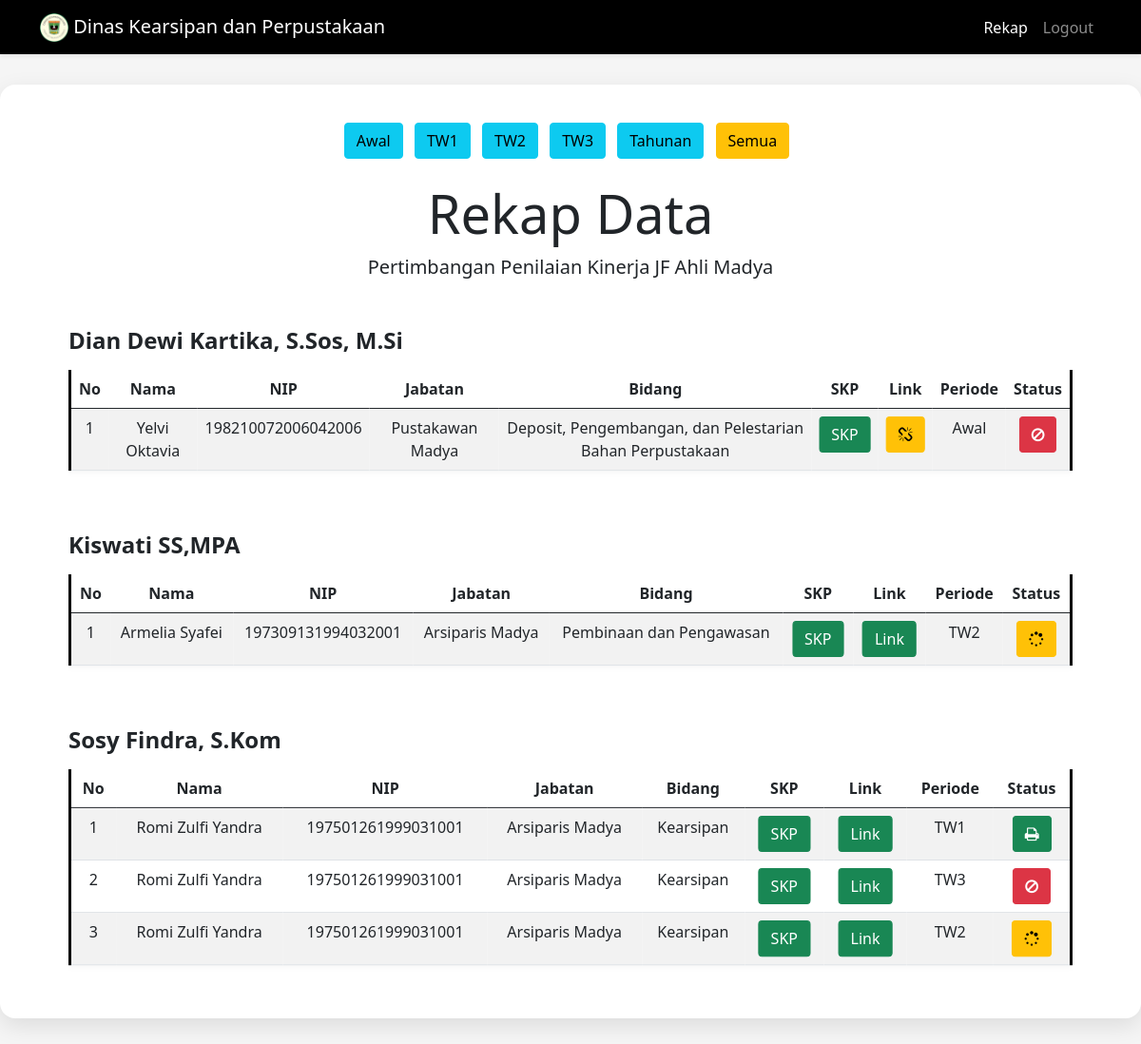
The page /rekap.php (signed in) on the database its author committed.
### tables this page shows
CREATE TABLE `data` (
  `Nomor` int(100) NOT NULL,
  `Nama` varchar(100) NOT NULL,
  `NIP` bigint(100) NOT NULL,
  `Jabatan` varchar(100) NOT NULL,
  `Bidang` varchar(100) NOT NULL,
  `Kabid` varchar(100) NOT NULL,
  `SKP` longblob NOT NULL,
  `Link` varchar(300) NOT NULL,
  `Periode` enum('Awal','TW1','TW2','TW3','Tahunan') NOT NULL,
  `status` enum('pending','disetujui','revisi') DEFAULT NULL,
  `komentar` text NOT NULL,
  `tanggal` datetime DEFAULT current_timestamp()
);

### rekap.php (the view, shortened to what this page needs)
<!DOCTYPE html>
<html lang="en">
<head>
  <link href="https://cdn.jsdelivr.net/npm/bootstrap@5.0.2/dist/css/bootstrap.min.css" rel="stylesheet" />
  <link rel="stylesheet" href="https://stackpath.bootstrapcdn.com/font-awesome/4.7.0/css/font-awesome.min.css">
  <link rel="stylesheet" href="style.css" />
</head>
<body style="background-color: whitesmoke">
  <nav class="navbar navbar-expand-lg navbar-dark shadow-sm" style="background-color: black">
    <div class="container">
      <a class="navbar-brand" href="#"><img src="dap.png" alt="" width="30" height="30" class="d-inline-block align-text-top" /> Dinas Kearsipan dan Perpustakaan</a>
      <div class="collapse navbar-collapse" id="navbarNav">
        <ul class="navbar-nav ms-auto">
          <li class="nav-item"><a class="nav-link active" href="#">Rekap</a></li>
          <li class="nav-item"><a class="nav-link" href="logout.php">Logout</a></li>
        </ul>
      </div>
    </div>
  </nav>
  <section class="jumbotron text-center">
    <div class="card-custom mx-auto" style="max-width: 1500px;">
      <?php
      $periodeAktif = $_GET['periode'] ?? '';
      function isAktif($val) {
        global $periodeAktif;
        return ($periodeAktif == $val) ? 'btn-warning' : 'btn-info';
      }
      ?>
      <div class="mb-4">
        <a class="btn <?php echo isAktif('awal'); ?> me-2" href="?periode=awal">Awal</a>
        <a class="btn <?php echo isAktif('tw1'); ?> me-2" href="?periode=tw1">TW1</a>
        <a class="btn <?php echo isAktif('tw2'); ?> me-2" href="?periode=tw2">TW2</a>
        <a class="btn <?php echo isAktif('tw3'); ?> me-2" href="?periode=tw3">TW3</a>
        <a class="btn <?php echo isAktif('tahunan'); ?> me-2" href="?periode=tahunan">Tahunan</a>
        <a class="btn <?php echo ($periodeAktif == '') ? 'btn-warning' : 'btn-info'; ?> me-2" href="rekap.php">Semua</a>
      </div>
      <h1 class="display-4">Rekap Data</h1>
      <p class="lead">Pertimbangan Penilaian Kinerja JF Ahli Madya</p>
      <div style="padding: 0 2rem;">
        <?php
        include "koneksi.php";
        $periodeFilter = $_GET['periode'] ?? '';
        if ($periodeFilter != '') {
            $query_mysqli = mysqli_query($connect,"SELECT * FROM data WHERE LOWER(Periode) = '$periodeFilter' ORDER BY Kabid") or die(mysqli_error($connect));
        } else {
            $query_mysqli = mysqli_query($connect,"SELECT * FROM data ORDER BY Kabid") or die(mysqli_error($connect));
        }
        $kelompok_kabid = [];
        while ($row = mysqli_fetch_assoc($query_mysqli)) {
            $kelompok_kabid[$row['Kabid']][] = $row;
        }
        foreach ($kelompok_kabid as $kabid => $list_pegawai) {
          echo "<h4 class='mt-5 mb-3 text-start'><b>$kabid</b></h4>";
          echo "<div class='table-responsive'>";
          echo "<table class='table table-hover table-striped'>";
          echo "<thead>
                  <tr class='text-center'>
                    <th>No</th>
                    <th>Nama</th>
                    <th>NIP</th>
                    <th>Jabatan</th>
                    <th>Bidang</th>
                    <th>SKP</th>
                    <th>Link</th>
                    <th>Periode</th>
                    <th>Status</th>
                  </tr>
                </thead>
                <tbody>";
          $Nomor = 1;
          foreach ($list_pegawai as $pegawai) {
            echo "<tr class='text-center'>";
            echo "<td>{$Nomor}</td>";
            echo "<td>{$pegawai['Nama']}</td>";
            echo "<td>{$pegawai['NIP']}</td>";
            echo "<td>{$pegawai['Jabatan']}</td>";
            echo "<td>{$pegawai['Bidang']}</td>";
            echo "<td><a class='btn btn-success' href='skp.php?Nomor={$pegawai['Nomor']}' target='_blank'>SKP</a></td>";
            $Periode = strtolower($pegawai['Periode']);
            if ($Periode === 'awal') {
                echo "<td><a class='btn btn-warning' href='#'><i class='fa fa-chain-broken'></i></a></td>";
            } else {
                echo "<td><a class='btn btn-success' href='{$pegawai['Link']}' target='_blank'>Link</a></td>";
            }
            echo "<td>{$pegawai['Periode']}</td>";
            $status = strtolower($pegawai['status']);
            if ($status === 'disetujui') {
                echo "<td><a class='btn btn-success' href='surat.php?Nomor={$pegawai['Nomor']}' target='_blank'><i class='fa fa-print'></i></a></td>";
            } elseif ($status === 'revisi') {
                echo "<td><a class='btn btn-danger' href='#'><i class='fa fa-ban'></i></a></td>";
            } else {
                echo "<td><a class='btn btn-warning' href='#'><i class='fa fa-spinner'></i></a></td>";
            }
            echo "</tr>";
            $Nomor++;
          }
          echo "</tbody></table></div>";
        }
        ?>
      </div>
    </div>
  </section>
</body>
</html>

### style.css (style rules this page uses)
.jumbotron { padding-top: 2rem; background-color: whitesmoke; padding-bottom: 2rem; }
.table-hover { box-shadow: 0 2px 8px rgba(0, 0, 0, 0.05); transform: scale(1.002); border-left: 4px solid black; border-right: 4px solid black; cursor: pointer; }
.card-custom { background-color: #fff; border-radius: 16px; box-shadow: 0 8px 24px rgba(0, 0, 0, 0.1); padding: 40px; }

### rows shown on the page
data: Nama "Yelvi Oktavia", NIP "198210072006042006", Jabatan "Pustakawan Madya", Bidang "Deposit, Pengembangan, dan Pelestarian Bahan Perpustakaan", Periode "Awal", status "revisi" (drawn)
data: Nama "Armelia Syafei", NIP "197309131994032001", Jabatan "Arsiparis Madya", Bidang "Pembinaan dan Pengawasan", Periode "TW2", status "pending" (drawn)
data: Nama "Romi Zulfi Yandra", NIP "197501261999031001", Jabatan "Arsiparis Madya", Bidang "Kearsipan", Periode "TW1"
data: Nama "Romi Zulfi Yandra", NIP "197501261999031001", Jabatan "Arsiparis Madya", Bidang "Kearsipan", Periode "TW3", status "revisi" (drawn)
data: Nama "Romi Zulfi Yandra", NIP "197501261999031001", Jabatan "Arsiparis Madya", Bidang "Kearsipan", Periode "TW2", status "pending" (drawn)

### other values the page prints
$kabid "Dian Dewi Kartika, S.Sos, M.Si"
$kabid "Kiswati SS,MPA"
$kabid "Sosy Findra, S.Kom"
